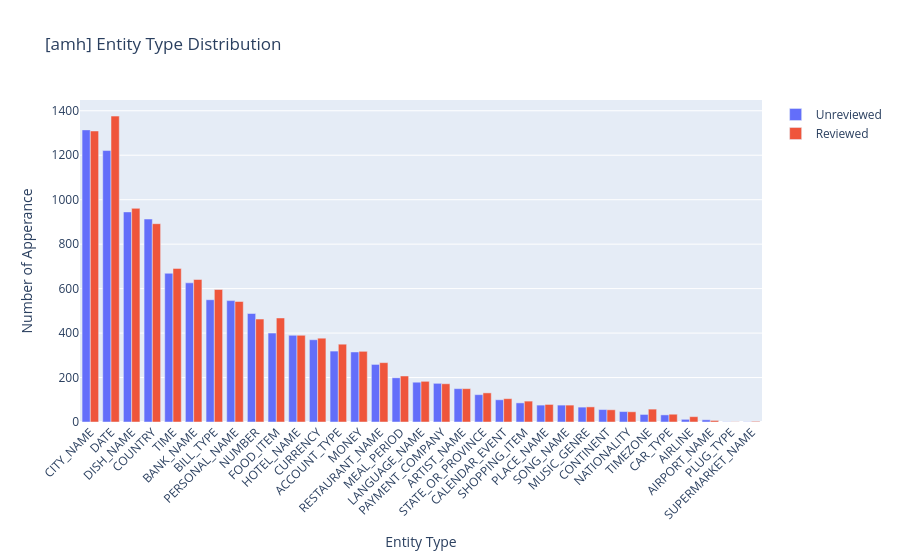
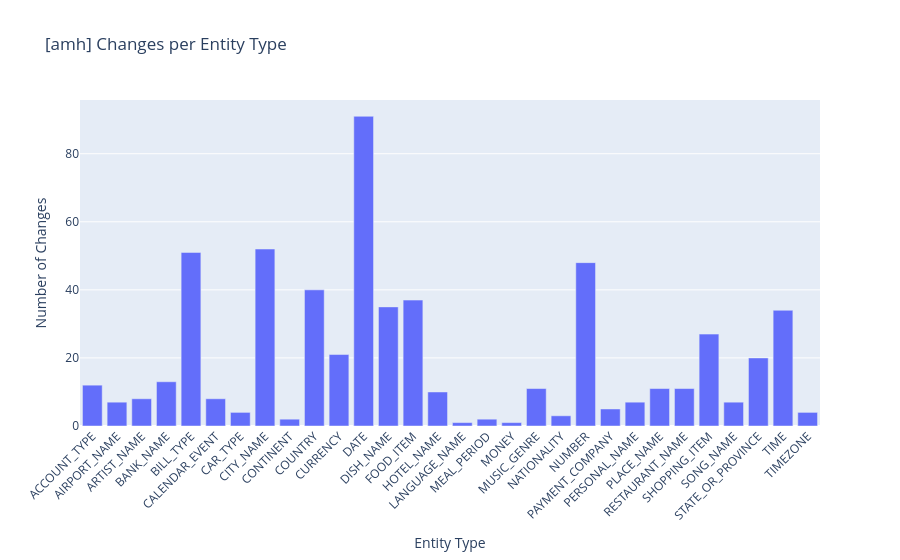
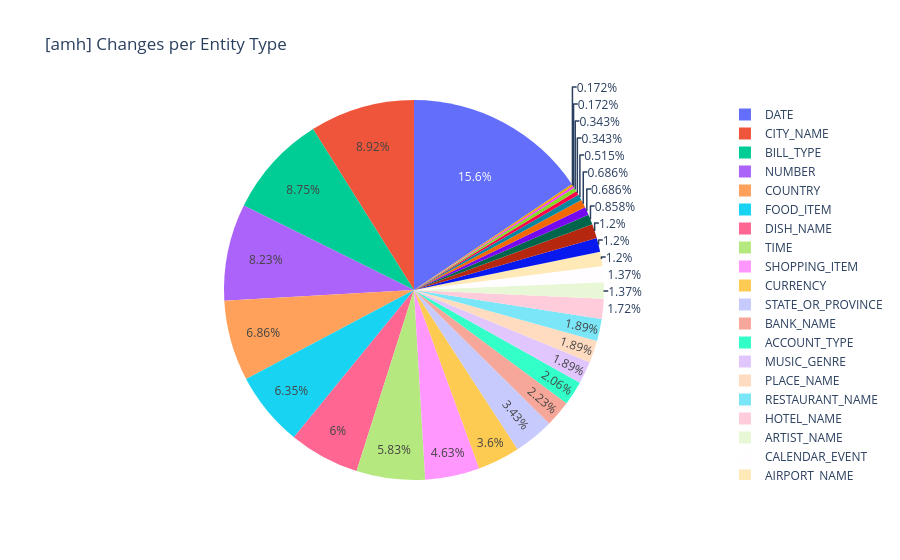
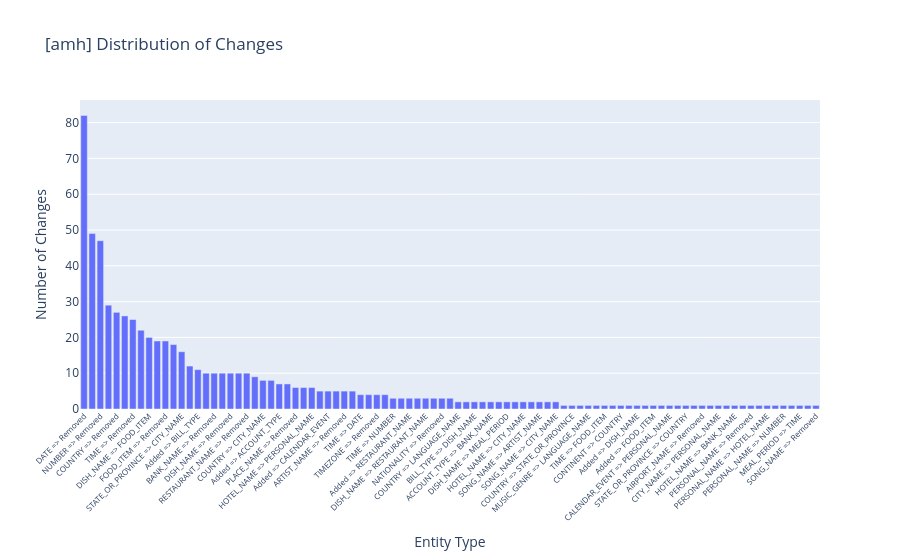

Notebook cell for these charts, in order:
### Markdown cell above
### Language Level Analysis

### Code cell
from mlds.analysis_data import version_compare

# import plotly
# plotly.offline.init_notebook_mode()
import plotly.io as pio

pio.renderers.default = "jupyterlab+png"


for lan in sorted(LANGUAGES):
    unreviewed = entity_manager.load_data(lan, reviewed=False)
    reviewed = entity_manager.load_data(lan, reviewed=True)
    result = version_compare(unreviewed, reviewed, prefix="[" + lan + "]\t")
    result = version_compare(
        unreviewed, reviewed, majority=True, prefix="[" + lan + "]\t"
    )

    # break
    # pprint(result, indent=2, compact=True, width=1000)

    print("=" * 50)

    break  # only show one language

### Figure 1 — Plotly figure (JSON) as saved in the notebook; plotly's stock layout.template omitted (floating-point values rounded to 4 significant figures)
{"data": [{"name": "Unreviewed", "type": "bar", "x": ["CITY_NAME", "DATE", "DISH_NAME", "COUNTRY", "TIME", "BANK_NAME", "BILL_TYPE", "PERSONAL_NAME", "NUMBER", "FOOD_ITEM", "HOTEL_NAME", "CURRENCY", "ACCOUNT_TYPE", "MONEY", "RESTAURANT_NAME", "MEAL_PERIOD", "LANGUAGE_NAME", "PAYMENT_COMPANY", "ARTIST_NAME", "STATE_OR_PROVINCE", "CALENDAR_EVENT", "SHOPPING_ITEM", "PLACE_NAME", "SONG_NAME", "MUSIC_GENRE", "CONTINENT", "NATIONALITY", "TIMEZONE", "CAR_TYPE", "AIRLINE", "AIRPORT_NAME", "PLUG_TYPE", "SUPERMARKET_NAME"], "y": [1314, 1221, 945, 913, 669, 626, 550, 546, 488, 400, 390, 370, 319, 315, 259, 199, 179, 174, 150, 123, 100, 86, 76, 76, 67, 56, 47, 34, 32, 12, 10, 1, 1]}, {"name": "Reviewed", "type": "bar", "x": ["DATE", "CITY_NAME", "DISH_NAME", "COUNTRY", "TIME", "BANK_NAME", "BILL_TYPE", "PERSONAL_NAME", "FOOD_ITEM", "NUMBER", "HOTEL_NAME", "CURRENCY", "ACCOUNT_TYPE", "MONEY", "RESTAURANT_NAME", "MEAL_PERIOD", "LANGUAGE_NAME", "PAYMENT_COMPANY", "ARTIST_NAME", "STATE_OR_PROVINCE", "CALENDAR_EVENT", "SHOPPING_ITEM", "PLACE_NAME", "SONG_NAME", "MUSIC_GENRE", "TIMEZONE", "CONTINENT", "NATIONALITY", "CAR_TYPE", "AIRLINE", "AIRPORT_NAME", "SUPERMARKET_NAME", "PLUG_TYPE"], "y": [1376, 1309, 961, 892, 691, 641, 596, 542, 468, 463, 390, 377, 350, 318, 267, 207, 183, 172, 150, 131, 105, 94, 79, 76, 68, 58, 55, 46, 35, 24, 7, 3, 1]}], "layout": {"title": {"text": "[amh]\tEntity Type Distribution"}, "xaxis": {"tickangle": -45, "title": {"text": "Entity Type"}}, "yaxis": {"title": {"text": "Number of Apperance"}}}}

### Figure 2 — Plotly figure (JSON) as saved in the notebook; plotly's stock layout.template omitted (floating-point values rounded to 4 significant figures)
{"data": [{"type": "bar", "x": ["ACCOUNT_TYPE", "AIRPORT_NAME", "ARTIST_NAME", "BANK_NAME", "BILL_TYPE", "CALENDAR_EVENT", "CAR_TYPE", "CITY_NAME", "CONTINENT", "COUNTRY", "CURRENCY", "DATE", "DISH_NAME", "FOOD_ITEM", "HOTEL_NAME", "LANGUAGE_NAME", "MEAL_PERIOD", "MONEY", "MUSIC_GENRE", "NATIONALITY", "NUMBER", "PAYMENT_COMPANY", "PERSONAL_NAME", "PLACE_NAME", "RESTAURANT_NAME", "SHOPPING_ITEM", "SONG_NAME", "STATE_OR_PROVINCE", "TIME", "TIMEZONE"], "y": [12, 7, 8, 13, 51, 8, 4, 52, 2, 40, 21, 91, 35, 37, 10, 1, 2, 1, 11, 3, 48, 5, 7, 11, 11, 27, 7, 20, 34, 4]}], "layout": {"title": {"text": "[amh]\tChanges per Entity Type"}, "xaxis": {"tickangle": -45, "title": {"text": "Entity Type"}}, "yaxis": {"title": {"text": "Number of Changes"}}}}

### Figure 3 — Plotly figure (JSON) as saved in the notebook; plotly's stock layout.template omitted (floating-point values rounded to 4 significant figures)
{"data": [{"labels": ["ACCOUNT_TYPE", "AIRPORT_NAME", "ARTIST_NAME", "BANK_NAME", "BILL_TYPE", "CALENDAR_EVENT", "CAR_TYPE", "CITY_NAME", "CONTINENT", "COUNTRY", "CURRENCY", "DATE", "DISH_NAME", "FOOD_ITEM", "HOTEL_NAME", "LANGUAGE_NAME", "MEAL_PERIOD", "MONEY", "MUSIC_GENRE", "NATIONALITY", "NUMBER", "PAYMENT_COMPANY", "PERSONAL_NAME", "PLACE_NAME", "RESTAURANT_NAME", "SHOPPING_ITEM", "SONG_NAME", "STATE_OR_PROVINCE", "TIME", "TIMEZONE"], "type": "pie", "values": [12, 7, 8, 13, 51, 8, 4, 52, 2, 40, 21, 91, 35, 37, 10, 1, 2, 1, 11, 3, 48, 5, 7, 11, 11, 27, 7, 20, 34, 4]}], "layout": {"title": {"text": "[amh]\tChanges per Entity Type"}}}

### Figure 4 — Plotly figure (JSON) as saved in the notebook; plotly's stock layout.template omitted (floating-point values rounded to 4 significant figures)
{"data": [{"type": "bar", "x": ["DATE => Removed", "BILL_TYPE => Removed", "NUMBER => Removed", "Added => DATE", "COUNTRY => Removed", "CITY_NAME => STATE_OR_PROVINCE", "TIME => Removed", "SHOPPING_ITEM => FOOD_ITEM", "DISH_NAME => FOOD_ITEM", "CURRENCY => Removed", "FOOD_ITEM => Removed", "FOOD_ITEM => DISH_NAME", "STATE_OR_PROVINCE => CITY_NAME", "Added => TIME", "Added => BILL_TYPE", "MUSIC_GENRE => Removed", "BANK_NAME => Removed", "ACCOUNT_TYPE => Removed", "DISH_NAME => Removed", "CITY_NAME => COUNTRY", "RESTAURANT_NAME => Removed", "DATE => TIME", "COUNTRY => CITY_NAME", "CITY_NAME => Removed", "Added => ACCOUNT_TYPE", "CALENDAR_EVENT => Removed", "PLACE_NAME => Removed", "AIRPORT_NAME => AIRLINE", "HOTEL_NAME => PERSONAL_NAME", "PLACE_NAME => CITY_NAME", "Added => CALENDAR_EVENT", "SHOPPING_ITEM => Removed", "ARTIST_NAME => Removed", "PAYMENT_COMPANY => Removed", "TIME => DATE", "CITY_NAME => BANK_NAME", "TIMEZONE => Removed", "CAR_TYPE => Removed", "TIME => NUMBER", "Added => PLACE_NAME", "Added => RESTAURANT_NAME", "Added => BANK_NAME", "DISH_NAME => RESTAURANT_NAME", "STATE_OR_PROVINCE => Removed", "NATIONALITY => Removed", "ARTIST_NAME => PERSONAL_NAME", "COUNTRY => LANGUAGE_NAME", "BANK_NAME => HOTEL_NAME", "BILL_TYPE => DISH_NAME", "CURRENCY => COUNTRY", "ACCOUNT_TYPE => BANK_NAME", "Added => NUMBER", "DISH_NAME => MEAL_PERIOD", "CITY_NAME => PLACE_NAME", "HOTEL_NAME => CITY_NAME", "PERSONAL_NAME => ARTIST_NAME", "SONG_NAME => ARTIST_NAME", "SONG_NAME => COUNTRY", "SONG_NAME => CITY_NAME", "COUNTRY => PLACE_NAME", "COUNTRY => STATE_OR_PROVINCE", "COUNTRY => NATIONALITY", "MUSIC_GENRE => LANGUAGE_NAME", "TIME => DISH_NAME", "TIME => FOOD_ITEM", "BANK_NAME => CITY_NAME", "CONTINENT => COUNTRY", "CONTINENT => Removed", "Added => DISH_NAME", "Added => SHOPPING_ITEM", "Added => FOOD_ITEM", "Added => TIMEZONE", "CALENDAR_EVENT => PERSONAL_NAME", "NUMBER => MONEY", "STATE_OR_PROVINCE => COUNTRY", "LANGUAGE_NAME => COUNTRY", "AIRPORT_NAME => Removed", "CITY_NAME => DATE", "CITY_NAME => PERSONAL_NAME", "HOTEL_NAME => RESTAURANT_NAME", "HOTEL_NAME => BANK_NAME", "MONEY => NUMBER", "PERSONAL_NAME => Removed", "PERSONAL_NAME => CALENDAR_EVENT", "PERSONAL_NAME => HOTEL_NAME", "PERSONAL_NAME => RESTAURANT_NAME", "PERSONAL_NAME => NUMBER", "RESTAURANT_NAME => HOTEL_NAME", "MEAL_PERIOD => TIME", "MEAL_PERIOD => Removed", "SONG_NAME => Removed"], "y": [82, 49, 47, 29, 27, 26, 25, 22, 20, 19, 19, 18, 16, 12, 11, 10, 10, 10, 10, 10, 10, 9, 8, 8, 7, 7, 6, 6, 6, 5, 5, 5, 5, 5, 4, 4, 4, 4, 3, 3, 3, 3, 3, 3, 3, 3, 2, 2, 2, 2, 2, 2, 2, 2, 2, 2, 2, 2, 2, 1, 1, 1, 1, 1, 1, 1, 1, 1, 1, 1, 1, 1, 1, 1, 1, 1, 1, 1, 1, 1, 1, 1, 1, 1, 1, 1, 1, 1, 1, 1, 1]}], "layout": {"title": {"text": "[amh]\tDistribution of Changes"}, "xaxis": {"tickangle": -45, "tickfont": {"size": 8}, "title": {"text": "Entity Type"}}, "yaxis": {"title": {"text": "Number of Changes"}}}}
